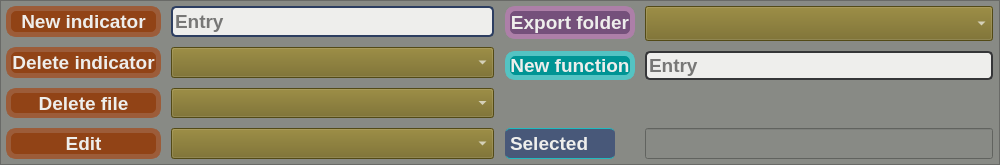
     <widget class="QFrame" name="topFrame">
      <property name="sizePolicy">
       <sizepolicy hsizetype="Fixed" vsizetype="Fixed">
        <horstretch>0</horstretch>
        <verstretch>0</verstretch>
       </sizepolicy>
      </property>
      <property name="minimumSize">
       <size>
        <width>1000</width>
        <height>165</height>
       </size>
      </property>
      <property name="maximumSize">
       <size>
        <width>1000</width>
        <height>165</height>
       </size>
      </property>
      <property name="styleSheet">
       <string notr="true">background-color: #888A85;</string>
      </property>
      <property name="frameShape">
       <enum>QFrame::StyledPanel</enum>
      </property>
      <property name="frameShadow">
       <enum>QFrame::Raised</enum>
      </property>
      <layout class="QHBoxLayout" name="horizontalLayout_4">
       <property name="spacing">
        <number>0</number>
       </property>
       <property name="leftMargin">
        <number>0</number>
       </property>
       <property name="topMargin">
        <number>0</number>
       </property>
       <property name="rightMargin">
        <number>0</number>
       </property>
       <property name="bottomMargin">
        <number>5</number>
       </property>
       <item>
        <layout class="QFormLayout" name="formLayout_2">
         <property name="horizontalSpacing">
          <number>10</number>
         </property>
         <property name="verticalSpacing">
          <number>10</number>
         </property>
         <property name="leftMargin">
          <number>5</number>
         </property>
         <property name="topMargin">
          <number>5</number>
         </property>
         <property name="rightMargin">
          <number>6</number>
         </property>
         <item row="0" column="0">
          <widget class="QPushButton" name="btnNewInd">
           <property name="sizePolicy">
            <sizepolicy hsizetype="Preferred" vsizetype="Preferred">
             <horstretch>0</horstretch>
             <verstretch>0</verstretch>
            </sizepolicy>
           </property>
           <property name="minimumSize">
            <size>
             <width>155</width>
             <height>0</height>
            </size>
           </property>
           <property name="font">
            <font>
             <pointsize>14</pointsize>
             <italic>false</italic>
             <bold>true</bold>
            </font>
           </property>
           <property name="styleSheet">
            <string notr="true">QPushButton{
	background-color: #914316;
	color: #EEEEEC;
	border-left: 2px solid #9C5C39;
	border-right: 2px solid #9C5C39;
	border-bottom: 2px solid #9C5C39;
	border-top: 2px solid #9C5C39;
	border-width: 5px;
	border-radius: 10px;
}

QPushButton:hover{
	background-color: #D16225;
	color: #EEEEEC;
	font: bold  14px;
	border-width: 2px;
	border-radius: 8px;
}

QPushButton:pressed {
	font: bold  18px;
    background-color: #914316;
	color: white;
}</string>
           </property>
           <property name="text">
            <string>New indicator</string>
           </property>
          </widget>
         </item>
         <item row="0" column="1">
          <widget class="QLineEdit" name="txtNewInd">
           <property name="sizePolicy">
            <sizepolicy hsizetype="Expanding" vsizetype="Preferred">
             <horstretch>0</horstretch>
             <verstretch>0</verstretch>
            </sizepolicy>
           </property>
           <property name="font">
            <font>
             <pointsize>14</pointsize>
             <bold>true</bold>
            </font>
           </property>
           <property name="styleSheet">
            <string notr="true">QLineEdit{
	background-color: #EEEEEC;
	color: #000000;
	border-bottom: 2px solid #2D3E61;
	border-top: 2px solid #2D3E61;
	border-left: 2px solid #2D3E61;
	border-right: 2px solid #2D3E61;
	border-width: 2px;
	border-radius: 5px;
}
</string>
           </property>
           <property name="inputMask">
            <string/>
           </property>
           <property name="text">
            <string/>
           </property>
           <property name="placeholderText">
            <string>Entry</string>
           </property>
          </widget>
         </item>
         <item row="1" column="0">
          <widget class="QPushButton" name="btnDelInd">
           <property name="sizePolicy">
            <sizepolicy hsizetype="Preferred" vsizetype="Preferred">
             <horstretch>0</horstretch>
             <verstretch>0</verstretch>
            </sizepolicy>
           </property>
           <property name="minimumSize">
            <size>
             <width>155</width>
             <height>0</height>
            </size>
           </property>
           <property name="font">
            <font>
             <pointsize>14</pointsize>
             <bold>true</bold>
            </font>
           </property>
           <property name="styleSheet">
            <string notr="true">QPushButton{
	background-color: #914316;
	color: #EEEEEC;
	border-left: 2px solid #9C5C39;
	border-right: 2px solid #9C5C39;
	border-bottom: 2px solid #9C5C39;
	border-top: 2px solid #9C5C39;
	border-width: 5px;
	border-radius: 10px;
}

QPushButton:hover{
	background-color: #D16225;
	color: #EEEEEC;
	font: bold  14px;
	border-width: 2px;
	border-radius: 8px;
}

QPushButton:pressed {
	font: bold  18px;
    background-color: #914316;
	color: white;
}</string>
           </property>
           <property name="text">
            <string>Delete indicator</string>
           </property>
          </widget>
         </item>
         <item row="1" column="1">
          <widget class="QComboBox" name="cbDeleteInd">
           <property name="font">
            <font>
             <family>Monaco</family>
             <pointsize>14</pointsize>
             <italic>false</italic>
             <bold>true</bold>
            </font>
           </property>
           <property name="styleSheet">
            <string notr="true">QComboBox {
	background-color: #74671F;
	color: white;
}</string>
           </property>
          </widget>
         </item>
         <item row="2" column="0">
          <widget class="QPushButton" name="btnDelFile">
           <property name="sizePolicy">
            <sizepolicy hsizetype="Preferred" vsizetype="Preferred">
             <horstretch>0</horstretch>
             <verstretch>0</verstretch>
            </sizepolicy>
           </property>
           <property name="minimumSize">
            <size>
             <width>155</width>
             <height>0</height>
            </size>
           </property>
           <property name="font">
            <font>
             <pointsize>14</pointsize>
             <bold>true</bold>
            </font>
           </property>
           <property name="styleSheet">
            <string notr="true">QPushButton{
	background-color: #914316;
	color: #EEEEEC;
	border-left: 2px solid #9C5C39;
	border-right: 2px solid #9C5C39;
	border-bottom: 2px solid #9C5C39;
	border-top: 2px solid #9C5C39;
	border-width: 5px;
	border-radius: 10px;
}

QPushButton:hover{
	background-color: #D16225;
	color: #EEEEEC;
	font: bold  14px;
	border-width: 2px;
	border-radius: 8px;
}

QPushButton:pressed {
	font: bold  18px;
    background-color: #914316;
	color: white;
}</string>
           </property>
           <property name="text">
            <string>Delete file</string>
           </property>
          </widget>
         </item>
         <item row="2" column="1">
          <widget class="QComboBox" name="cbDelFile">
           <property name="font">
            <font>
             <family>Monaco</family>
             <pointsize>14</pointsize>
             <bold>true</bold>
            </font>
           </property>
           <property name="styleSheet">
            <string notr="true">QComboBox {
	background-color: #74671F;
	color: white;
}</string>
           </property>
          </widget>
         </item>
         <item row="3" column="0">
          <widget class="QPushButton" name="btnEdit">
           <property name="sizePolicy">
            <sizepolicy hsizetype="Preferred" vsizetype="Preferred">
             <horstretch>0</horstretch>
             <verstretch>0</verstretch>
            </sizepolicy>
           </property>
           <property name="minimumSize">
            <size>
             <width>155</width>
             <height>0</height>
            </size>
           </property>
           <property name="font">
            <font>
             <pointsize>14</pointsize>
             <bold>true</bold>
            </font>
           </property>
           <property name="styleSheet">
            <string notr="true">QPushButton{
	background-color: #914316;
	color: #EEEEEC;
	border-left: 2px solid #9C5C39;
	border-right: 2px solid #9C5C39;
	border-bottom: 2px solid #9C5C39;
	border-top: 2px solid #9C5C39;
	border-width: 5px;
	border-radius: 10px;
}

QPushButton:hover{
	background-color: #D16225;
	color: #EEEEEC;
	font: bold  14px;
	border-width: 2px;
	border-radius: 8px;
}

QPushButton:pressed {
	font: bold  18px;
    background-color: #914316;
	color: white;
}</string>
           </property>
           <property name="text">
            <string>Edit</string>
           </property>
          </widget>
         </item>
         <item row="3" column="1">
          <widget class="QComboBox" name="cbEdit">
           <property name="font">
            <font>
             <family>Monaco</family>
             <pointsize>14</pointsize>
             <bold>true</bold>
            </font>
           </property>
           <property name="styleSheet">
            <string notr="true">QComboBox {
	background-color: #74671F;
	color: white;
}</string>
           </property>
          </widget>
         </item>
        </layout>
       </item>
       <item>
        <layout class="QFormLayout" name="formLayout">
         <property name="sizeConstraint">
          <enum>QLayout::SetDefaultConstraint</enum>
         </property>
         <property name="formAlignment">
          <set>Qt::AlignLeading|Qt::AlignLeft|Qt::AlignTop</set>
         </property>
         <property name="horizontalSpacing">
          <number>10</number>
         </property>
         <property name="verticalSpacing">
          <number>10</number>
         </property>
         <property name="leftMargin">
          <number>5</number>
         </property>
         <property name="topMargin">
          <number>5</number>
         </property>
         <property name="rightMargin">
          <number>6</number>
         </property>
         <item row="0" column="0">
          <widget class="QPushButton" name="btnExport">
           <property name="font">
            <font>
             <pointsize>14</pointsize>
             <bold>true</bold>
            </font>
           </property>
           <property name="styleSheet">
            <string notr="true">QPushButton{
	background-color: #75507B;
	color: #EEEEEC;
	border-left: 2px solid #AD7FA8;
	border-right: 2px solid #AD7FA8;
	border-bottom: 2px solid #AD7FA8;
	border-top: 2px solid #AD7FA8;
	border-width: 5px;
	border-radius: 10px;
}

QPushButton:hover{
	background-color: #AE52A5;
	color: #EEEEEC;
	font: bold  14px;
	border-width: 2px;
	border-radius: 8px;
}

QPushButton:pressed {
	font: bold  18px;
    background-color: #75507B;
	color: white;
}</string>
           </property>
           <property name="text">
            <string>Export folder</string>
           </property>
          </widget>
         </item>
         <item row="0" column="1">
          <widget class="QComboBox" name="cbExport">
           <property name="font">
            <font>
             <family>Monaco</family>
             <pointsize>14</pointsize>
             <bold>true</bold>
            </font>
           </property>
           <property name="styleSheet">
            <string notr="true">QComboBox {
	background-color: #74671F;
	color: white;
}</string>
           </property>
          </widget>
         </item>
         <item row="1" column="0">
          <widget class="QPushButton" name="btnFunction">
           <property name="minimumSize">
            <size>
             <width>5</width>
             <height>5</height>
            </size>
           </property>
           <property name="font">
            <font>
             <pointsize>14</pointsize>
             <bold>true</bold>
            </font>
           </property>
           <property name="styleSheet">
            <string notr="true">QPushButton{
	background-color: #009494;
	color: #EEEEEC;
	border-left: 2px solid #54C3C3;
	border-right: 2px solid #54C3C3;
	border-bottom: 2px solid #54C3C3;
	border-top: 2px solid #54C3C3;
	border-width: 5px;
	border-radius: 10px;
}

QPushButton:hover{
	background-color: #009494;
	color: #EEEEEC;
	font: bold  14px;
	border-width: 2px;
	border-radius: 8px;
}

QPushButton:pressed {
	font: bold  18px;
    background-color: #3EC4C4;
	color: white;
}</string>
           </property>
           <property name="text">
            <string>New function</string>
           </property>
          </widget>
         </item>
         <item row="1" column="1">
          <widget class="QLineEdit" name="txtFuncName">
           <property name="sizePolicy">
            <sizepolicy hsizetype="Expanding" vsizetype="Preferred">
             <horstretch>0</horstretch>
             <verstretch>0</verstretch>
            </sizepolicy>
           </property>
           <property name="font">
            <font>
             <pointsize>14</pointsize>
             <bold>true</bold>
            </font>
           </property>
           <property name="styleSheet">
            <string notr="true">QLineEdit{
	background-color: #EEEEEC;
	color: #000000;
	border-bottom: 2px solid #353638;
	border-top: 2px solid #353638;
	border-left: 2px solid #353638;
	border-right: 2px solid #353638;
	border-width: 2px;
	border-radius: 5px;
}</string>
           </property>
           <property name="placeholderText">
            <string>Entry</string>
           </property>
          </widget>
         </item>
         <item row="3" column="0">
          <widget class="QLabel" name="lblSelected">
           <property name="sizePolicy">
            <sizepolicy hsizetype="Preferred" vsizetype="Preferred">
             <horstretch>0</horstretch>
             <verstretch>0</verstretch>
            </sizepolicy>
           </property>
           <property name="minimumSize">
            <size>
             <width>110</width>
             <height>10</height>
            </size>
           </property>
           <property name="maximumSize">
            <size>
             <width>110</width>
             <height>16777215</height>
            </size>
           </property>
           <property name="font">
            <font>
             <pointsize>14</pointsize>
             <bold>true</bold>
            </font>
           </property>
           <property name="styleSheet">
            <string notr="true">QLabel{
	background-color: #485879;
	color: #EEEEEC;
	border-bottom: 2px solid #20BABF;
	border-top: 2px solid #20BABF;
	border-width: 1px;
	border-radius: 5px;
}
</string>
           </property>
           <property name="text">
            <string>Selected</string>
           </property>
          </widget>
         </item>
         <item row="3" column="1">
          <widget class="QLineEdit" name="lnStatus">
           <property name="enabled">
            <bool>false</bool>
           </property>
           <property name="sizePolicy">
            <sizepolicy hsizetype="Expanding" vsizetype="Preferred">
             <horstretch>0</horstretch>
             <verstretch>0</verstretch>
            </sizepolicy>
           </property>
           <property name="font">
            <font>
             <pointsize>14</pointsize>
             <italic>true</italic>
             <bold>true</bold>
             <strikeout>false</strikeout>
            </font>
           </property>
           <property name="styleSheet">
            <string notr="true">background-color: #888A85;
color: #fff;</string>
           </property>
           <property name="alignment">
            <set>Qt::AlignCenter</set>
           </property>
           <property name="placeholderText">
            <string/>
           </property>
          </widget>
         </item>
         <item row="2" column="1">
          <spacer name="verticalSpacer">
           <property name="orientation">
            <enum>Qt::Vertical</enum>
           </property>
           <property name="sizeHint" stdset="0">
            <size>
             <width>20</width>
             <height>40</height>
            </size>
           </property>
          </spacer>
         </item>
        </layout>
       </item>
      </layout>
     </widget>
